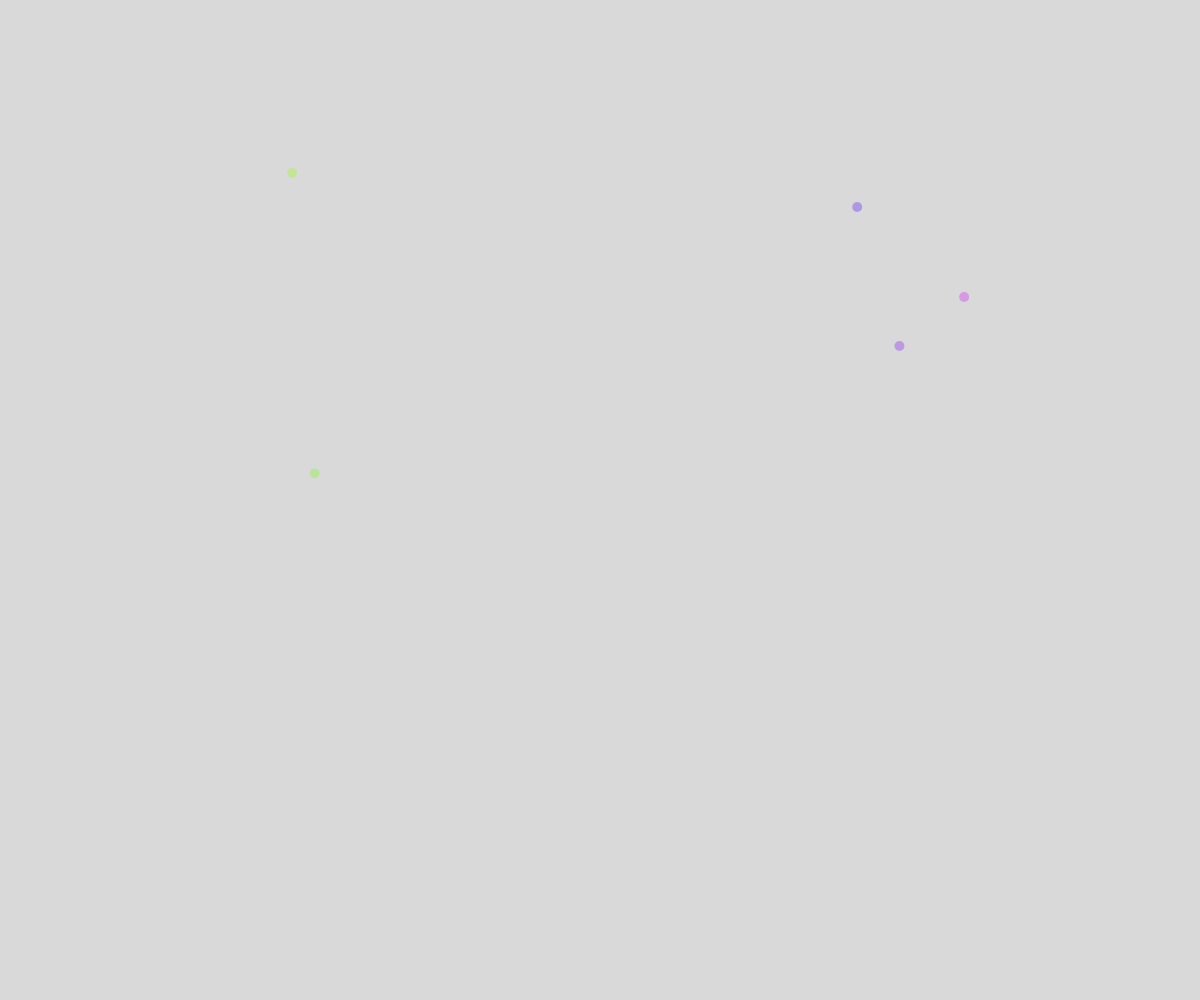
Frame 1 (no input)
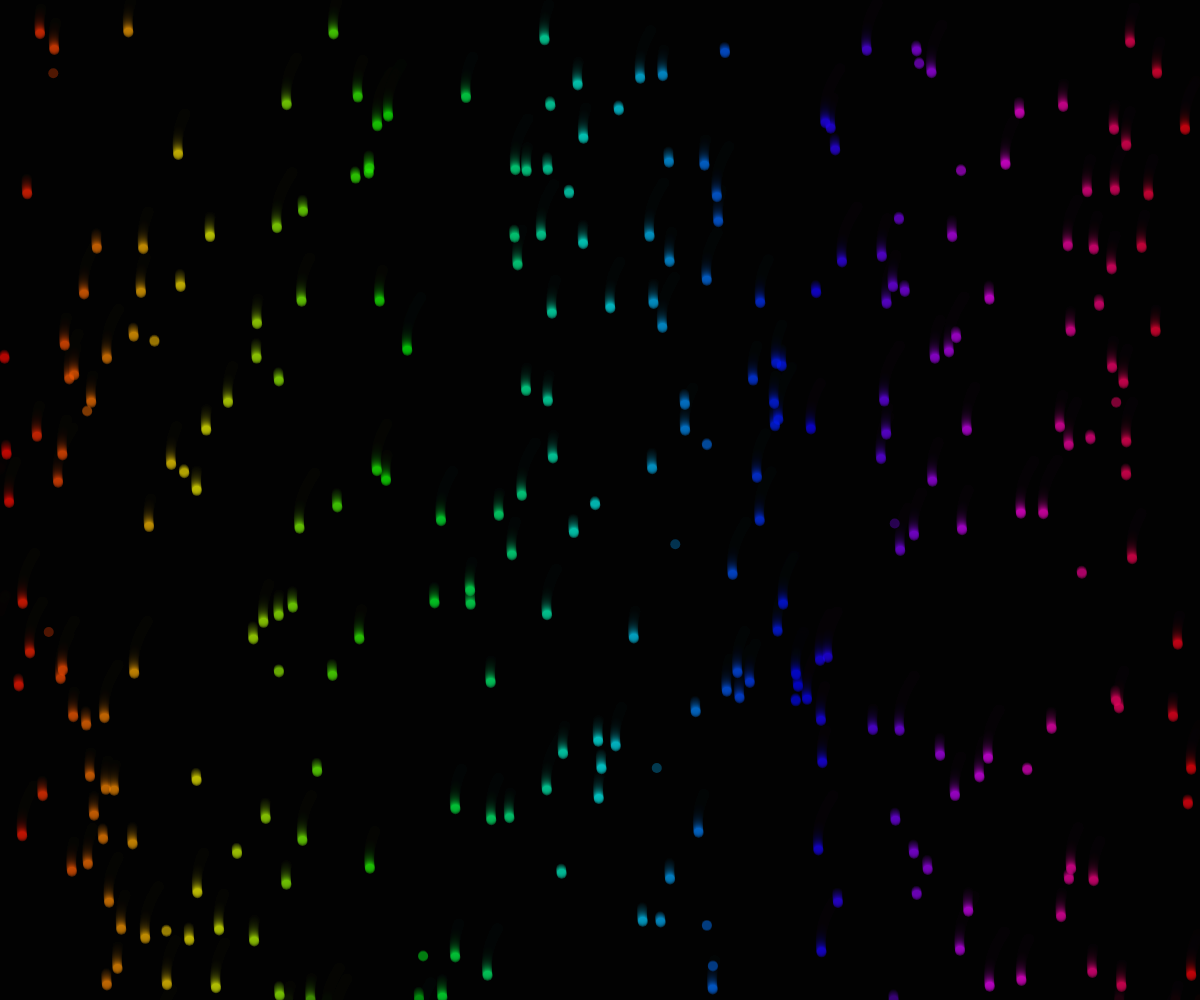
Frame 60 (no input)
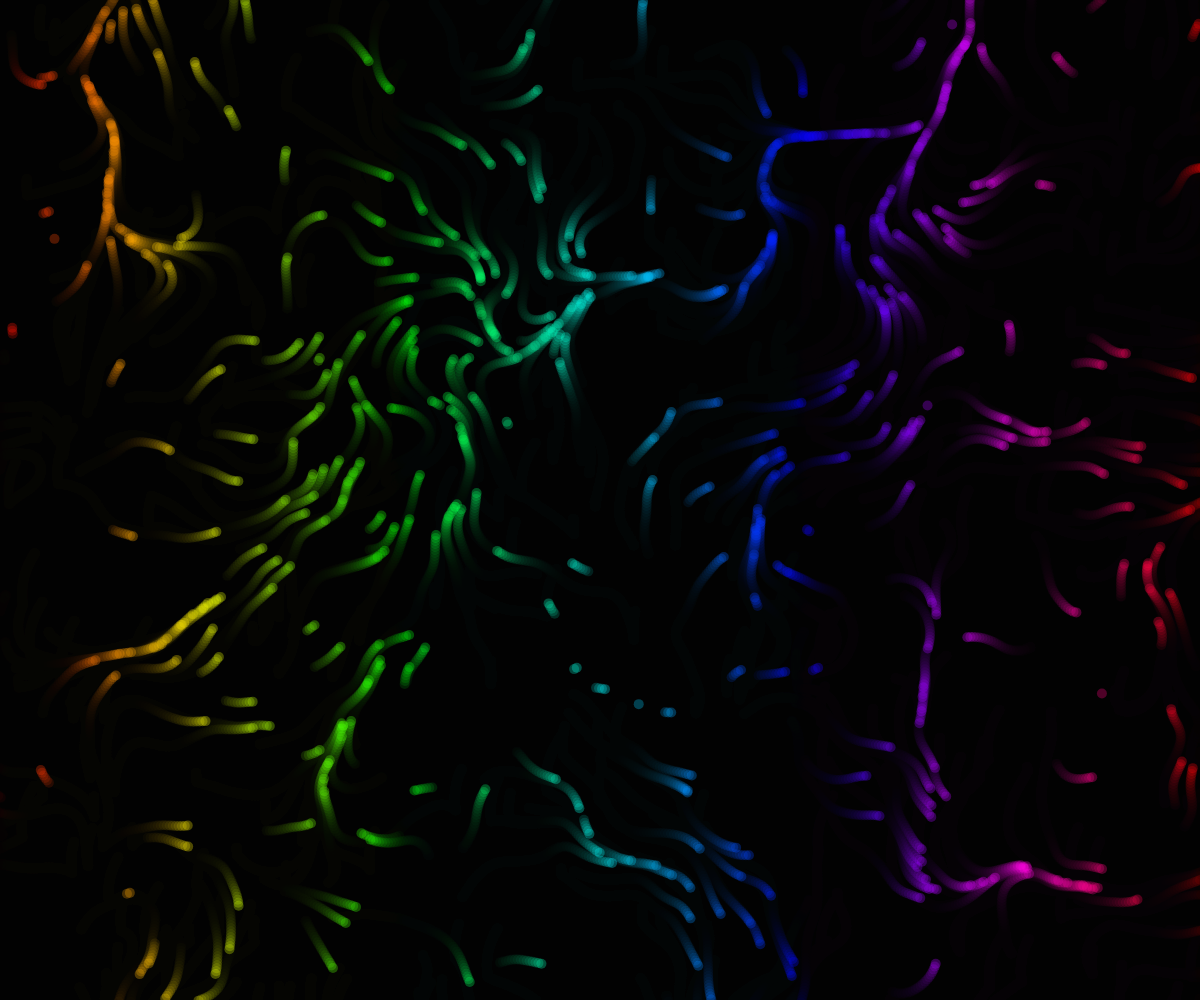
Frame 120 (the mouse pressed at the canvas centre since frame 60)

The p5.js sketch that drew these frames (run headless with seeded random() and noise() and a simulated clock; from frame 60 on, the mouse is pressed at the canvas centre):

// p5.js sketch
// ── sketch.js
const particles = [];
let m1 = 0.005;
let m2 = 0.0025;
let speed = 5;
const particlesPerFrame = 5;
const particleSize = 10;

function setup() {
  createCanvas(windowWidth, windowHeight);
  colorMode(HSL);
  stroke(255);
  strokeWeight(10);
}

function draw() {
  spawnParticles(particlesPerFrame);

  background(0, 0, 0, 0.15);
  m1 = map(mouseX, 0, width, 0, 0.01);
  speed = map(mouseY, 0, height, 1, 5);

  for (let i = particles.length - 1; i >= 0; i--) {
    const particle = particles[i];
    const x = particle.x;
    const y = particle.y;
    const n = noise(particle.x * m1, particle.y * m1, frameCount * m2);

    stroke(map(x, 0, width, 0, 360), 100, 50, 0.3);
    point(x, y);

    const angle = map(n, 0, 1, 0, 2 * TWO_PI);

    if (!isInsideCanvas(x, y)) particles.splice(i, 1);
    else particles[i] = particle.add(p5.Vector.fromAngle(angle, speed));
  }

  if (frameCount % 100 === 0) console.log(particles.length + " " + frameRate());
}

function spawnParticles(n) {
  for (let i = 0; i < n; i++) {
    particles.push(createVector(random(width), random(height)));
  }
}

function isInsideCanvas(x, y) {
  return x >= 0 && x <= width && y >= 0 && y <= height;
}
